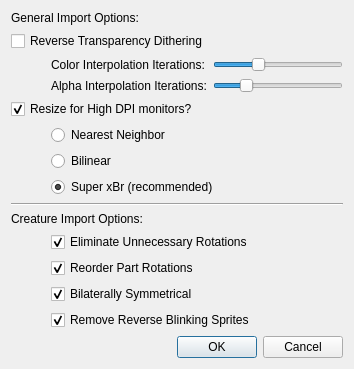
<?xml version="1.0" encoding="UTF-8"?>
<ui version="4.0">
 <class>ImportSettings</class>
 <widget class="QDialog" name="ImportSettings">
  <property name="geometry">
   <rect>
    <x>0</x>
    <y>0</y>
    <width>354</width>
    <height>351</height>
   </rect>
  </property>
  <property name="windowTitle">
   <string>Dialog</string>
  </property>
  <property name="modal">
   <bool>true</bool>
  </property>
  <layout class="QVBoxLayout" name="verticalLayout_3">
   <item>
    <widget class="QLabel" name="label_4">
     <property name="text">
      <string>General Import Options:</string>
     </property>
    </widget>
   </item>
   <item>
    <widget class="QCheckBox" name="Dithering">
     <property name="text">
      <string>Reverse Transparency Dithering</string>
     </property>
     <property name="checked">
      <bool>false</bool>
     </property>
    </widget>
   </item>
   <item>
    <layout class="QHBoxLayout" name="horizontalLayout_2">
     <item>
      <spacer name="horizontalSpacer_3">
       <property name="orientation">
        <enum>Qt::Horizontal</enum>
       </property>
       <property name="sizeType">
        <enum>QSizePolicy::Fixed</enum>
       </property>
       <property name="sizeHint" stdset="0">
        <size>
         <width>40</width>
         <height>20</height>
        </size>
       </property>
      </spacer>
     </item>
     <item>
      <layout class="QGridLayout" name="gridLayout">
       <item row="0" column="0">
        <widget class="QLabel" name="label">
         <property name="text">
          <string>Color Interpolation Iterations:</string>
         </property>
        </widget>
       </item>
       <item row="0" column="1">
        <widget class="QSlider" name="colorSlider">
         <property name="minimum">
          <number>1</number>
         </property>
         <property name="maximum">
          <number>10</number>
         </property>
         <property name="value">
          <number>4</number>
         </property>
         <property name="orientation">
          <enum>Qt::Horizontal</enum>
         </property>
        </widget>
       </item>
       <item row="1" column="0">
        <widget class="QLabel" name="label_2">
         <property name="text">
          <string>Alpha Interpolation Iterations:</string>
         </property>
        </widget>
       </item>
       <item row="1" column="1">
        <widget class="QSlider" name="alphaSlider">
         <property name="minimum">
          <number>1</number>
         </property>
         <property name="maximum">
          <number>10</number>
         </property>
         <property name="value">
          <number>3</number>
         </property>
         <property name="orientation">
          <enum>Qt::Horizontal</enum>
         </property>
        </widget>
       </item>
      </layout>
     </item>
    </layout>
   </item>
   <item>
    <widget class="QCheckBox" name="Resize">
     <property name="text">
      <string>Resize for High DPI monitors?</string>
     </property>
     <property name="checked">
      <bool>true</bool>
     </property>
    </widget>
   </item>
   <item>
    <layout class="QHBoxLayout" name="horizontalLayout_3">
     <item>
      <spacer name="horizontalSpacer_2">
       <property name="orientation">
        <enum>Qt::Horizontal</enum>
       </property>
       <property name="sizeType">
        <enum>QSizePolicy::Fixed</enum>
       </property>
       <property name="sizeHint" stdset="0">
        <size>
         <width>40</width>
         <height>20</height>
        </size>
       </property>
      </spacer>
     </item>
     <item>
      <layout class="QVBoxLayout" name="verticalLayout_2">
       <item>
        <widget class="QRadioButton" name="nearest">
         <property name="text">
          <string>Nearest Neighbor</string>
         </property>
        </widget>
       </item>
       <item>
        <widget class="QRadioButton" name="Bilinear">
         <property name="text">
          <string>Bilinear</string>
         </property>
         <attribute name="buttonGroup">
          <string notr="true">buttonGroup</string>
         </attribute>
        </widget>
       </item>
       <item>
        <widget class="QRadioButton" name="SuperXbr">
         <property name="text">
          <string>Super xBr (recommended)</string>
         </property>
         <property name="checked">
          <bool>true</bool>
         </property>
         <attribute name="buttonGroup">
          <string notr="true">buttonGroup</string>
         </attribute>
        </widget>
       </item>
      </layout>
     </item>
    </layout>
   </item>
   <item>
    <widget class="Line" name="line">
     <property name="orientation">
      <enum>Qt::Horizontal</enum>
     </property>
    </widget>
   </item>
   <item>
    <widget class="QLabel" name="label_3">
     <property name="text">
      <string>Creature Import Options:</string>
     </property>
    </widget>
   </item>
   <item>
    <layout class="QHBoxLayout" name="horizontalLayout">
     <item>
      <spacer name="horizontalSpacer">
       <property name="orientation">
        <enum>Qt::Horizontal</enum>
       </property>
       <property name="sizeType">
        <enum>QSizePolicy::Fixed</enum>
       </property>
       <property name="sizeHint" stdset="0">
        <size>
         <width>40</width>
         <height>20</height>
        </size>
       </property>
      </spacer>
     </item>
     <item>
      <layout class="QVBoxLayout" name="verticalLayout">
       <item>
        <widget class="QCheckBox" name="eliminate">
         <property name="text">
          <string>Eliminate Unnecessary Rotations</string>
         </property>
         <property name="checked">
          <bool>true</bool>
         </property>
        </widget>
       </item>
       <item>
        <widget class="QCheckBox" name="reorder">
         <property name="text">
          <string>Reorder Part Rotations</string>
         </property>
         <property name="checked">
          <bool>true</bool>
         </property>
        </widget>
       </item>
       <item>
        <widget class="QCheckBox" name="bilateral">
         <property name="text">
          <string>Bilaterally Symmetrical</string>
         </property>
         <property name="checked">
          <bool>true</bool>
         </property>
        </widget>
       </item>
       <item>
        <widget class="QCheckBox" name="blinking">
         <property name="text">
          <string>Remove Reverse Blinking Sprites</string>
         </property>
         <property name="checked">
          <bool>true</bool>
         </property>
        </widget>
       </item>
      </layout>
     </item>
    </layout>
   </item>
   <item>
    <widget class="QDialogButtonBox" name="buttonBox">
     <property name="orientation">
      <enum>Qt::Horizontal</enum>
     </property>
     <property name="standardButtons">
      <set>QDialogButtonBox::Cancel|QDialogButtonBox::Ok</set>
     </property>
    </widget>
   </item>
  </layout>
 </widget>
 <resources/>
 <connections>
  <connection>
   <sender>buttonBox</sender>
   <signal>accepted()</signal>
   <receiver>ImportSettings</receiver>
   <slot>accept()</slot>
   <hints>
    <hint type="sourcelabel">
     <x>248</x>
     <y>254</y>
    </hint>
    <hint type="destinationlabel">
     <x>157</x>
     <y>274</y>
    </hint>
   </hints>
  </connection>
  <connection>
   <sender>buttonBox</sender>
   <signal>rejected()</signal>
   <receiver>ImportSettings</receiver>
   <slot>reject()</slot>
   <hints>
    <hint type="sourcelabel">
     <x>316</x>
     <y>260</y>
    </hint>
    <hint type="destinationlabel">
     <x>286</x>
     <y>274</y>
    </hint>
   </hints>
  </connection>
 </connections>
 <buttongroups>
  <buttongroup name="buttonGroup"/>
 </buttongroups>
</ui>
